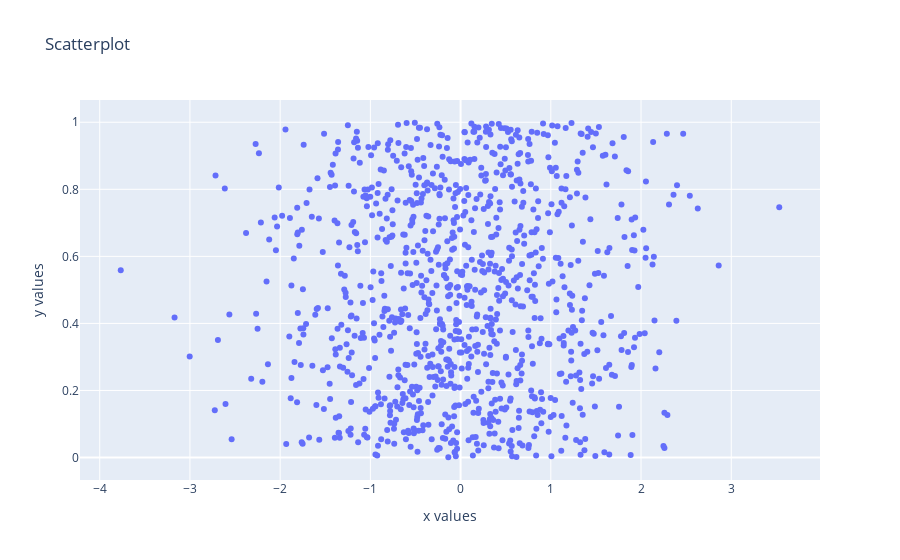

Notebook cell for this chart:
### Code cell
# Create a fig from the data and layout. Then plot the fig
fig1 = go.Figure(data=data1, layout=layout1)
fig1.show()

### Figure 1 — Plotly figure (JSON) as saved in the notebook; plotly's stock layout.template omitted (floating-point values rounded to 4 significant figures; data arrays with more than 128 entries replaced by an {"elided": "..."} marker saying what was removed)
{"data": [{"mode": "markers", "type": "scatter", "x": {"elided": "1000 float values"}, "y": {"elided": "1000 float values"}}], "layout": {"title": {"text": "Scatterplot"}, "xaxis": {"title": {"text": "x values"}}, "yaxis": {"title": {"text": "y values"}}}}
